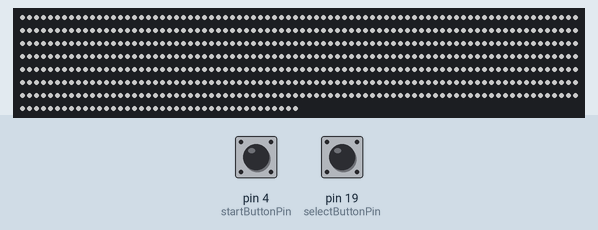
This sketch was run on a simulated Arduino Uno, built with avr-gcc and run on an emulated ATmega328P. Shown: 600 RGB LEDs in strip order, left to right, continuing on the next row. The test bench sets the inputs (shaded band); at power-on: pin 4 (startButtonPin) HIGH, pin 19 (selectButtonPin) LOW. Dim RGB values are drawn brighter than linear; random numbers use the default seed unless the sketch sets one.

1.3 s: pin 4 (startButtonPin) pulled LOW for 0.15 s
Above: at 3.5 s.
Timing chart, 0 to 5.0 s (numbered marks = the images above; inputs shaded):
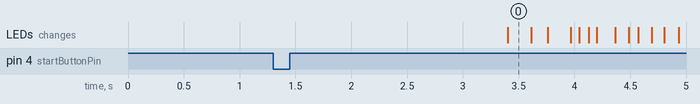

The sketch:

TwoStrandLigteningTest.ino
```cpp
#include <Adafruit_NeoPixel.h>
#define ONBOARDLED_COUNT 600

const int selectButtonPin = 19;
const int startButtonPin = 4;
int selectButtonState = 0;
int startButtonState = 0;
int currentState = 0;
bool selectButtonEventHandled = false;
bool startButtonEventHandled = false;

Adafruit_NeoPixel strip1(ONBOARDLED_COUNT, 6, NEO_GRB + NEO_KHZ800);

void setup() {
  // put your setup code here, to run once:
  pinMode(selectButtonPin, INPUT);
  pinMode(startButtonPin, INPUT);
  strip1.begin();
  strip1.clear();
  strip1.show();
  strip1.setBrightness(255);
}

void loop() {
  // put your main code here, to run repeatedly:
  startButtonState = digitalRead(startButtonPin);
  selectButtonState = digitalRead(selectButtonPin);

  if(startButtonState == LOW && startButtonEventHandled == false){
    startButtonEventHandled = true;
    RunLight();
    for(int i=0;i<20;i++){
      int dur = random(5, 100);
      int level = random(20, 255);
      FlashStrip(level, dur);
    }


//    RunLight();
//    delay(20);
//    RunLight();
//    delay(20);
//    RunLight();
  }

  if(startButtonState == HIGH){
    startButtonEventHandled = false;
  }

}

void FlashStrip(int level, int duration){
    for(int i = 0; i< ONBOARDLED_COUNT; i++){
    strip1.setPixelColor(i, level, level, level);
    //delay(1);
    //strip1.show();
  }
strip1.show();
delay(duration);
  strip1.clear();
  strip1.show();
}

void RunLight(){
  for(int i = 0; i< ONBOARDLED_COUNT; i = i+7){
    strip1.setPixelColor(i, 0xFFFFFF);
    strip1.setPixelColor(i+1, 0xFFFFFF);
    strip1.setPixelColor(i+2, 0xFFFFFF);
    strip1.setPixelColor(i+3, 0xFFFFFF);
    strip1.setPixelColor(i+4, 0xFFFFFF);
    strip1.setPixelColor(i+5, 0xFFFFFF);
    strip1.setPixelColor(i+6, 0xFFFFFF);
    //delay(1);
    strip1.show();
  }
//strip1.show();
  strip1.clear();
  strip1.show();
  //TurnOff();
}

void TurnOff(){
  for(int i = 0; i< ONBOARDLED_COUNT; i++){
    strip1.setPixelColor(i, 0x000000);

  }
  strip1.show();
}
```

Measured:
- after the input at 1.3 s, the LEDs: change after 2.1 s (image 0)
